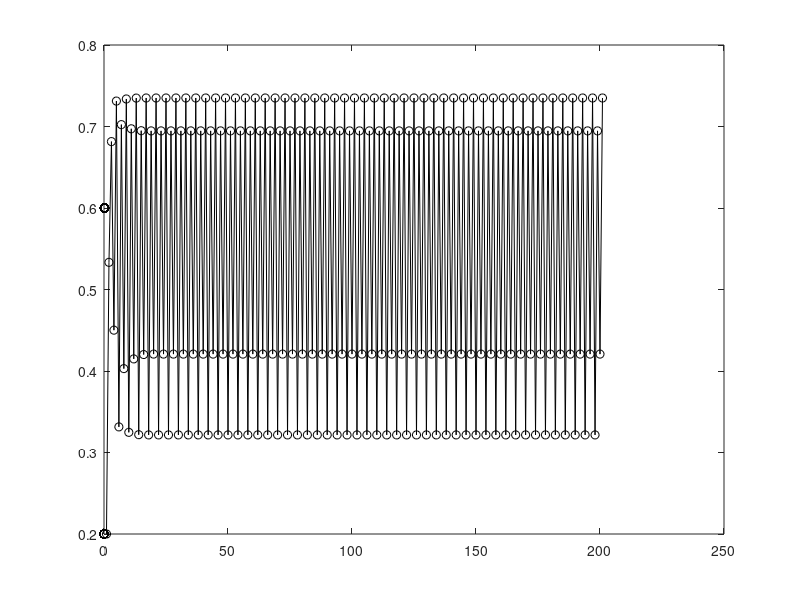

The MATLAB script that drew this image:
x = zeros(1,200);

% Model parameter
r = 2.5;
K = 0.6;

x(1) = 0.2;

for n = 1:200
    
    x(n+1) = x(n)+ r.*(1-x(n)/K).*x(n);
    plot(x, '-ok');
end

figure(1);
hold on

for r=0:0.2:0.3
    
    for n=1:200
        x(n+1) = x(n) + r.*(1-x(n)/K).*x(n);
        if n > 100
            plot(r, x(n), '-ok')
            hold on
        end
    end
end
    

                                                                    